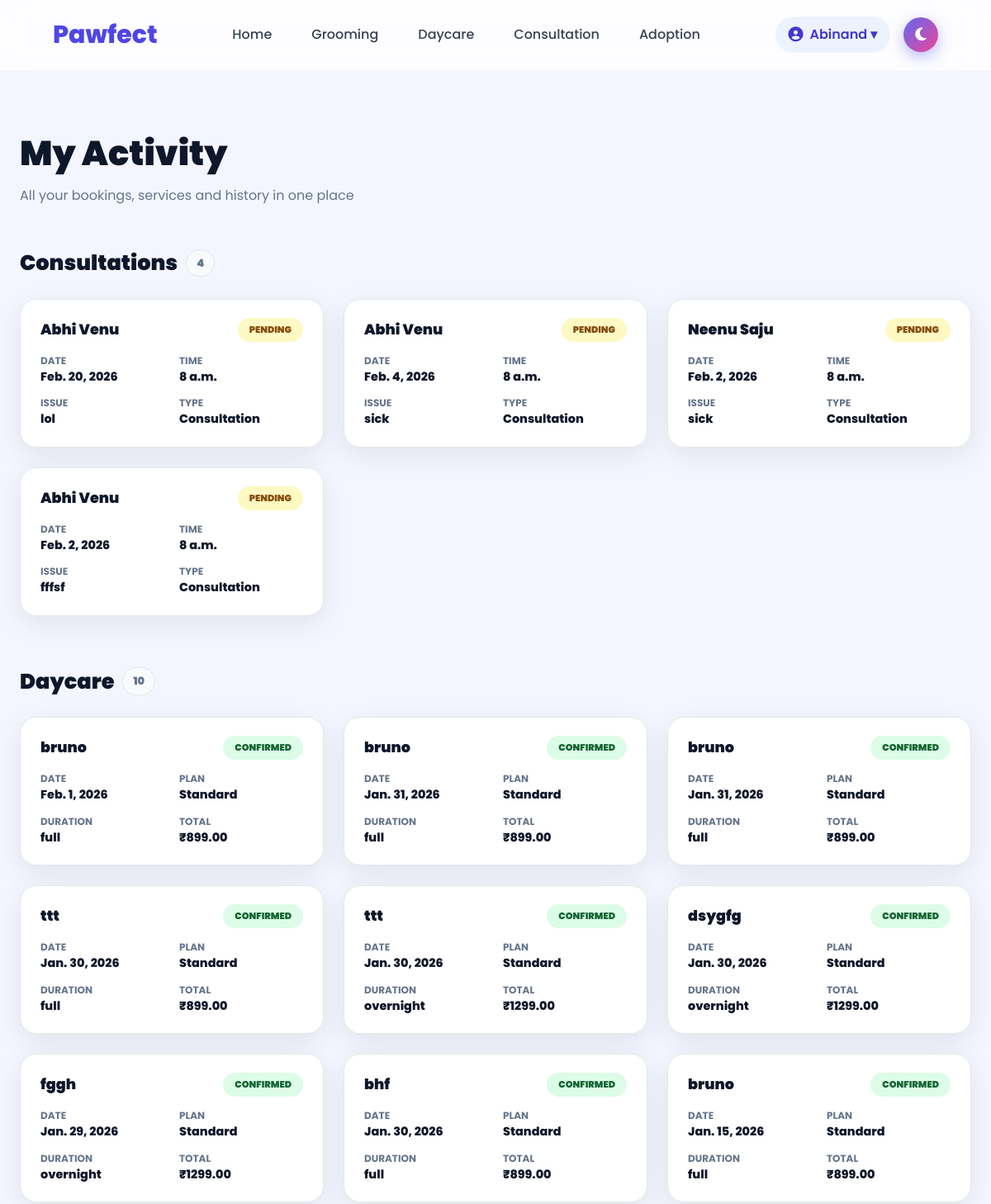
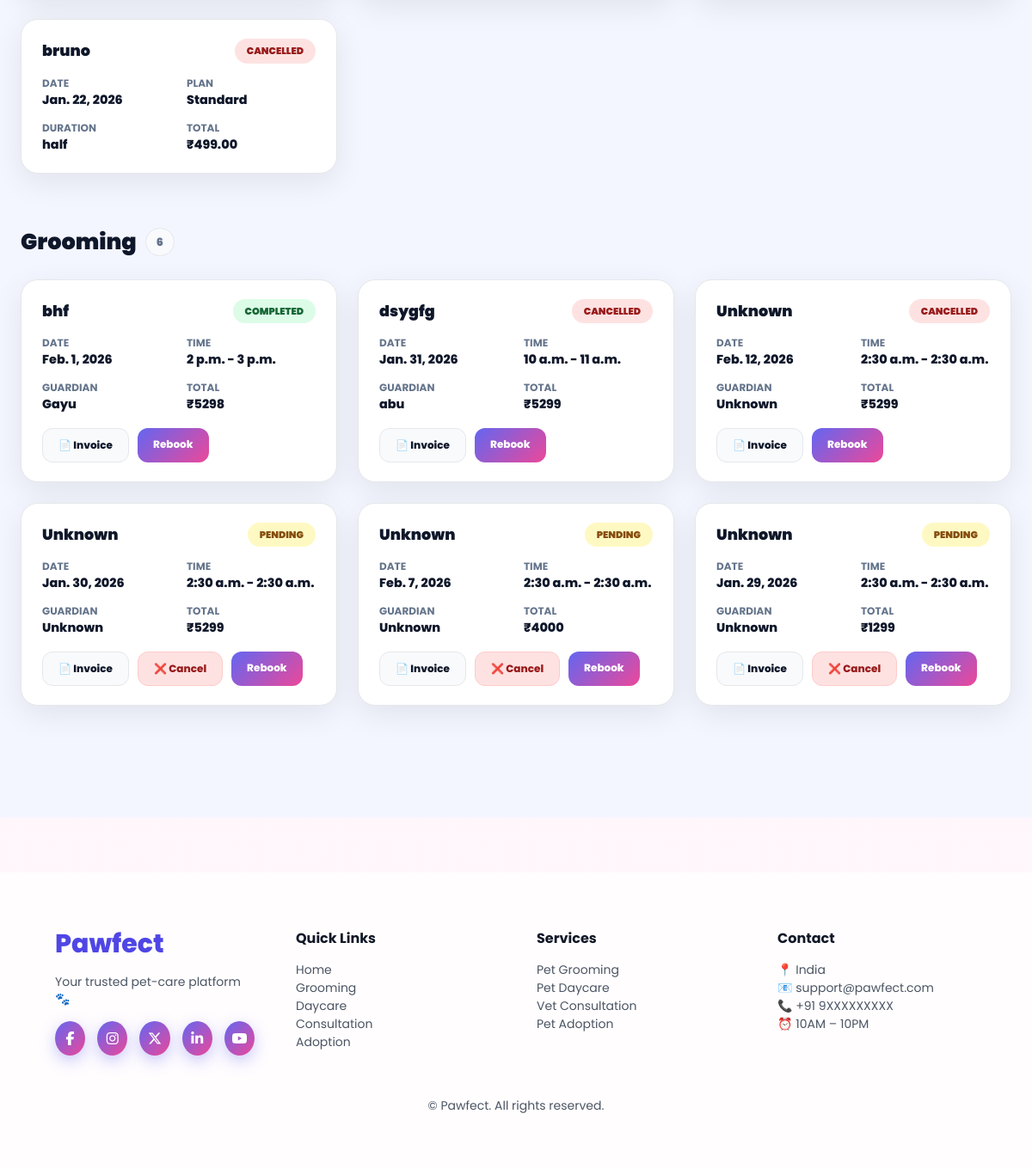
/my-bookings/ (signed in), run on the app's committed database (2 pictures, top to bottom).
### petapp/models.py (models this page shows, shortened)
class Consultation(models.Model):
    user = models.ForeignKey(user_registration, on_delete=models.CASCADE)
    doctor = models.ForeignKey(doctor_registration, on_delete=models.CASCADE)
    pet_name = models.CharField(max_length=100, null=True, blank=True)
    pet_type = models.CharField(max_length=50, null=True, blank=True)
    age = models.PositiveIntegerField(null=True, blank=True)
    issue = models.TextField()
    date = models.DateField()
    time = models.TimeField()
    status = models.CharField(
        max_length=20,
        choices=[("Pending","Pending"),("Approved","Approved"),
                 ("Completed","Completed"),("Rejected","Rejected")],
        default="Pending"
    )
    created_at = models.DateTimeField(auto_now_add=True)
    class Meta:
        unique_together = ("doctor", "date", "time")
        ordering = ["-created_at"]

class DaycareBooking(models.Model):
    user = models.ForeignKey(user_registration, on_delete=models.CASCADE)
    pet_name = models.CharField(max_length=100)
    pet_type = models.CharField(max_length=50)
    other_animal = models.CharField(max_length=100, blank=True, null=True)
    plan = models.CharField(max_length=50)
    duration = models.CharField(max_length=50)
    date = models.DateField()
    start_time = models.TimeField()
    end_time = models.TimeField()
    total_cost = models.DecimalField(max_digits=8, decimal_places=2)
    status = models.CharField(
        max_length=20,
        choices=[
            ("Pending","Pending"),
            ("Confirmed","Confirmed"),
            ("Completed","Completed"),
            ("Cancelled","Cancelled"),
        ],
        default="Confirmed"
    )
    created_at = models.DateTimeField(auto_now_add=True)
    class Meta:
        unique_together = ("date", "start_time")

class GroomingBooking(models.Model):
    user = models.ForeignKey(user_registration, on_delete=models.CASCADE)
    volunteer = models.ForeignKey(
        volunteer_registration,
        on_delete=models.SET_NULL,
        null=True,
        blank=True
    )
    animal_type = models.CharField(max_length=50)
    pet_name = models.CharField(max_length=100)
    breed = models.CharField(max_length=100, blank=True, null=True)
    age = models.PositiveIntegerField(blank=True, null=True)
    weight = models.DecimalField(max_digits=5, decimal_places=2, blank=True, null=True)
    condition = models.CharField(max_length=200, blank=True, null=True)
    guardian_name = models.CharField(max_length=100)
    guardian_phone = models.CharField(max_length=15)
    emergency_contact = models.CharField(max_length=15, blank=True, null=True)
    email = models.EmailField(blank=True, null=True)
    address = models.TextField(blank=True, null=True)
    date = models.DateField()
    start_time = models.TimeField()
    end_time = models.TimeField()
    services = models.JSONField()
    total = models.IntegerField()
    total_duration = models.IntegerField()
    instructions = models.TextField(blank=True, null=True)
    status = models.CharField(
        max_length=30,
        choices=[
            ("Pending", "Pending"),
            ("Assigned", "Assigned"),
            ("In Progress", "In Progress"),
            ("Completed", "Completed"),
            ("Cancelled", "Cancelled"),
        ],
        default="Pending"
    )
    created_at = models.DateTimeField(auto_now_add=True)
    class Meta:
        unique_together = ("date", "start_time")  # 🔒 HARD booking protection

### doctor/models.py (models this page shows, shortened)
class doctor_registration(models.Model):
    name = models.CharField(max_length=100)
    email = models.EmailField(unique=True)
    phone = models.CharField(max_length=15, blank=True, null=True)
    city = models.CharField(max_length=50, blank=True, null=True)
    specialization = models.CharField(max_length=50, blank=True, null=True)
    experience = models.IntegerField(blank=True, null=True)
    license = models.CharField(max_length=50, blank=True, null=True)
    clinic = models.CharField(max_length=100, blank=True, null=True)
    image = models.ImageField(upload_to='doctorImages/', blank=True, null=True)
    password = models.CharField(max_length=128)
    is_active = models.BooleanField(default=True)
    is_checkout = models.BooleanField(default=True)
    is_available = models.BooleanField(default=False)

### petapp/views.py (the view)
# urls.py: path("my-bookings/", views.my_bookings, name="my_bookings"),
def my_bookings(request):
    if not request.session.get("user_id"):
        return redirect("petapp:login")
    user_id = request.session["user_id"]
    bookings = Consultation.objects.filter(
        user_id=user_id
    ).order_by("-created_at")
    daycare_bookings = DaycareBooking.objects.filter(
        user_id=user_id
    ).order_by("-created_at")
    grooming_bookings = GroomingBooking.objects.filter(
        user_id=user_id
    ).order_by("-created_at")
    return render(request, "user/userBookings.html", {
        "bookings": bookings,
        "daycare_bookings": daycare_bookings,
        "grooming_bookings": grooming_bookings,
    })

### templates/user/userBookings.html (shortened to what this page needs)
{% extends "user/base.html" %}
{% load static %}
{% block content %}
<section class="page-wrap">
<div class="page-header">
  <div class="page-title">My Activity</div>
  <div class="page-sub">All your bookings, services and history in one place</div>
</div>
<div class="section">
  <div class="section-title">Consultations <span>{{ bookings|length }}</span></div>
  {% if bookings %}
  <div class="cards">
    {% for b in bookings %}
    <div class="card">
      <div class="card-head">
        <div class="card-title">{{ b.doctor.name }}</div>
        <div class="status
  {% if b.status|lower == 'approved' %}
    success
  {% elif b.status|lower == 'pending' %}
    pending
  {% else %}
    cancel
  {% endif %}">
  {{ b.status|upper }}
</div>
      </div>
      <div class="info">
        <div>
          <div class="label">Date</div>
          <div class="value">{{ b.date }}</div>
        </div>
        <div>
          <div class="label">Time</div>
          <div class="value">{{ b.time }}</div>
        </div>
        <div>
          <div class="label">Issue</div>
        <div class="value">
  {{ b.issue|default:"General Consultation"|truncatechars:25 }}
        </div>
        </div>
        <div>
          <div class="label">Type</div>
          <div class="value">Consultation</div>
        </div>
      </div>
    </div>
    {% endfor %}
  </div>
  {% else %}
    <div class="empty">No consultations booked yet</div>
  {% endif %}
</div>
<div class="section">
  <div class="section-title">Daycare <span>{{ daycare_bookings|length }}</span></div>
  {% if daycare_bookings %}
  <div class="cards">
    {% for d in daycare_bookings %}
    <div class="card">
      <div class="card-head">
        <div class="card-title">{{ d.pet_name }}</div>
        <div class="status
          {% if d.status == 'Confirmed' %}success
          {% elif d.status == 'Pending' %}pending
          {% else %}cancel{% endif %}">
          {{ d.status|upper }}
        </div>
      </div>
      <div class="info">
        <div>
          <div class="label">Date</div>
          <div class="value">{{ d.date }}</div>
        </div>
        <div>
          <div class="label">Plan</div>
          <div class="value">{{ d.plan }}</div>
        </div>
        <div>
          <div class="label">Duration</div>
          <div class="value">{{ d.duration }}</div>
        </div>
        <div>
          <div class="label">Total</div>
          <div class="value">₹{{ d.total_cost }}</div>
        </div>
      </div>
    </div>
    {% endfor %}
  </div>
  {% else %}
    <div class="empty">No daycare bookings yet</div>
  {% endif %}
</div>
<div class="section">
  <div class="section-title">Grooming <span>{{ grooming_bookings|length }}</span></div>
  {% if grooming_bookings %}
  <div class="cards">
    {% for g in grooming_bookings %}
    <div class="card">
      <div class="card-head">
        <div class="card-title">{{ g.pet_name }}</div>
        <div class="status
          {% if g.status == 'Cancelled' %}cancel
          {% elif g.status == 'Completed' %}success
          {% else %}pending{% endif %}">
          {{ g.status|upper }}
        </div>
      </div>
      <div class="info">
        <div>
          <div class="label">Date</div>
          <div class="value">{{ g.date }}</div>
        </div>
        <div>
          <div class="label">Time</div>
          <div class="value">{{ g.start_time }} - {{ g.end_time }}</div>
        </div>
        <div>
          <div class="label">Guardian</div>
          <div class="value">{{ g.guardian_name }}</div>
        </div>
        <div>
          <div class="label">Total</div>
          <div class="value">₹{{ g.total }}</div>
        </div>
      </div>
      <div style="margin-top:16px;display:flex;gap:10px;flex-wrap:wrap;">
        <a href="{% url 'petapp:grooming_invoice' g.id %}" class="btn btn-secondary">
          📄 Invoice
        </a>
        {% if g.status != 'Cancelled' and g.status != 'Completed' %}
        <a href="{% url 'petapp:cancel_grooming' g.id %}" class="btn btn-danger">
          ❌ Cancel
        </a>
        {% endif %}
<a href="{% url 'petapp:rebook_grooming' g.id %}" class="btn btn-primary">
  Rebook
</a>
      </div>
    </div>
    {% endfor %}
  </div>
  {% else %}
    <div class="empty">No grooming bookings yet</div>
  {% endif %}
</div>
</section>
{% endblock %}

### templates/user/base.html (style rules this page uses)
html { background-color: #020617; }
body { background-color: inherit; }
* { margin:0;padding:0;box-sizing:border-box }
html, body { width:100%; min-height:100%; }
body { font-family:"Poppins",sans-serif; background:linear-gradient(180deg,#f7f8ff,#fff6fb); color:#111827; transition: background .6s ease, color .6s ease; }

### templates/user/userBookings.html (style rules this page uses)
:root { --bg-main:#f4f6ff; --bg-card:#ffffff; --text-main:#0f172a; --text-sub:#64748b; --border:#e5e7eb; --soft:#f8fafc; --grad:linear-gradient(135deg,#6366f1,#ec4899); }
.page-wrap { max-width:1300px; margin:auto; padding:70px 24px; background:var(--bg-main); }
.page-header { display:flex; flex-direction:column; gap:8px; margin-bottom:50px; }
.page-title { font-size:2.6rem; font-weight:900; color:var(--text-main); }
.page-sub { color:var(--text-sub); font-size:1rem; }
.section { margin-bottom:60px; }
.section-title { font-size:1.6rem; font-weight:900; margin-bottom:24px; color:var(--text-main); display:flex; align-items:center; gap:10px; }
.section-title span { font-size:.8rem; padding:6px 12px; border-radius:999px; background:var(--soft); border:1px solid var(--border); color:var(--text-sub); }
.cards { display:grid; grid-template-columns:repeat(auto-fill,minmax(320px,1fr)); gap:24px; }
.card { background:var(--bg-card); border-radius:20px; padding:22px 24px; border:1px solid var(--border); box-shadow:0 10px 35px rgba(0,0,0,.08); transition:.25s; position:relative; overflow:hidden; }
.card-head { display:flex; justify-content:space-between; align-items:center; margin-bottom:14px; }
.card-title { font-weight:900; font-size:1.1rem; color:var(--text-main); }
.status { padding:6px 14px; border-radius:999px; font-size:.7rem; font-weight:900; }
.success { background:#dcfce7;color:#166534; }
.pending { background:#fef9c3;color:#854d0e; }
.cancel { background:#fee2e2;color:#991b1b; }
.info { display:grid; grid-template-columns:1fr 1fr; gap:12px 18px; font-size:.9rem; }
.label { font-weight:700; color:var(--text-sub); font-size:.75rem; text-transform:uppercase; }
.value { font-weight:800; color:var(--text-main); }
.btn { padding:10px 18px; border-radius:12px; font-weight:800; text-decoration:none; font-size:.75rem; transition:.25s; }
.btn-primary { background:var(--grad); color:white; }
.btn-secondary { background:var(--soft); border:1px solid var(--border); color:var(--text-main); }
.btn-danger { background:#fee2e2; color:#991b1b; border:1px solid #fecaca; }

### data on the page
Consultation: doctor.name "Abhi Venu", status "PENDING", date "Feb. 20, 2026", time "8 a.m.", issue "lol"
Consultation: doctor.name "Abhi Venu", status "PENDING", date "Feb. 4, 2026", time "8 a.m.", issue "sick"
Consultation: doctor.name "Neenu Saju", status "PENDING", date "Feb. 2, 2026", time "8 a.m.", issue "sick"
Consultation: doctor.name "Abhi Venu", status "PENDING", date "Feb. 2, 2026", time "8 a.m.", issue "fffsf"
DaycareBooking: pet_name "bruno", status "CONFIRMED", date "Feb. 1, 2026", plan "Standard", duration "full", total_cost "899.00"
DaycareBooking: pet_name "bruno", status "CONFIRMED", date "Jan. 31, 2026", plan "Standard", duration "full", total_cost "899.00"
DaycareBooking: pet_name "bruno", status "CONFIRMED", date "Jan. 31, 2026", plan "Standard", duration "full", total_cost "899.00"
DaycareBooking: pet_name "ttt", status "CONFIRMED", date "Jan. 30, 2026", plan "Standard", duration "full", total_cost "899.00"
DaycareBooking: pet_name "ttt", status "CONFIRMED", date "Jan. 30, 2026", plan "Standard", duration "overnight", total_cost "1299.00"
DaycareBooking: pet_name "dsygfg", status "CONFIRMED", date "Jan. 30, 2026", plan "Standard", duration "overnight", total_cost "1299.00"
DaycareBooking: pet_name "fggh", status "CONFIRMED", date "Jan. 29, 2026", plan "Standard", duration "overnight", total_cost "1299.00"
DaycareBooking: pet_name "bhf", status "CONFIRMED", date "Jan. 30, 2026", plan "Standard", duration "full", total_cost "899.00"
DaycareBooking: pet_name "bruno", status "CONFIRMED", date "Jan. 15, 2026", plan "Standard", duration "full", total_cost "899.00"
DaycareBooking: pet_name "bruno", status "CANCELLED", date "Jan. 22, 2026", plan "Standard", duration "half", total_cost "499.00"
GroomingBooking: pet_name "bhf", status "COMPLETED", date "Feb. 1, 2026", start_time "2 p.m.", end_time "3 p.m.", guardian_name "Gayu", total "5298"
GroomingBooking: pet_name "dsygfg", status "CANCELLED", date "Jan. 31, 2026", start_time "10 a.m.", end_time "11 a.m.", guardian_name "abu", total "5299"
GroomingBooking: pet_name "Unknown", status "CANCELLED", date "Feb. 12, 2026", start_time "2:30 a.m.", end_time "2:30 a.m.", guardian_name "Unknown", total "5299"
GroomingBooking: pet_name "Unknown", status "PENDING", date "Jan. 30, 2026", start_time "2:30 a.m.", end_time "2:30 a.m.", guardian_name "Unknown", total "5299", shows "❌ Cancel"
GroomingBooking: pet_name "Unknown", status "PENDING", date "Feb. 7, 2026", start_time "2:30 a.m.", end_time "2:30 a.m.", guardian_name "Unknown", total "4000", shows "❌ Cancel"
GroomingBooking: pet_name "Unknown", status "PENDING", date "Jan. 29, 2026", start_time "2:30 a.m.", end_time "2:30 a.m.", guardian_name "Unknown", total "1299", shows "❌ Cancel"

### other printed values
{{ request.session.username }} "Abinand"
{{ bookings|length }} "4"
{{ daycare_bookings|length }} "10"
{{ grooming_bookings|length }} "6"
